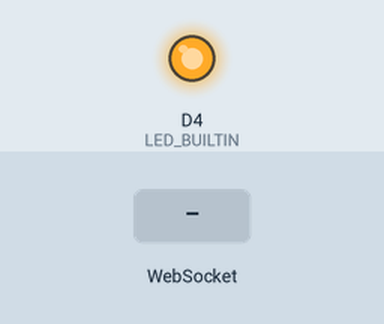
A sketch run on a simulated ESP8266 (NodeMCU). Parts: output pins drawn as LEDs (lit = HIGH, except the on-board LED, lit = LOW). The inputs (shaded band) are chosen by the test bench. WiFi joins after 1.5 s; servers stay silent unless stated; what the sketch prints to the serial monitor is not drawn.

Above: at 2.7 s.
2.8 s: WebSocket text "Access Denied" received
At 4.3 s:
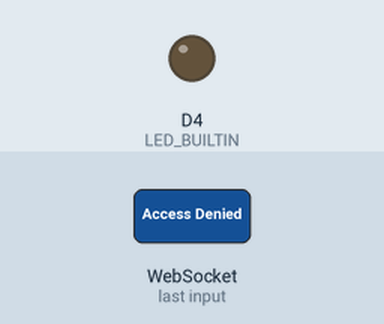
6.8 s: WebSocket text "Access Granted" received
At 6.91 s:
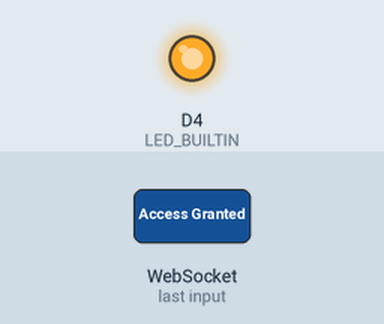
Timing chart, 0 to 9.8 s (numbered marks = the images above; inputs shaded):
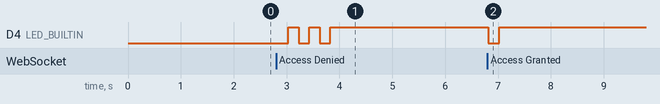

The sketch:

rfid_1sensor.ino
```cpp
#include <ESP8266WiFi.h>
#include <WebSocketsClient.h>
#include <MFRC522.h>
#include <SPI.h>

#define SS_PIN D8
#define RST_PIN D0

MFRC522 mfrc522(SS_PIN, RST_PIN);  // Create MFRC522 instance

WebSocketsClient webSocket;

const char* ssid = "Your_WiFi_SSID";
const char* password = "Your_WiFi_Password";
const char* websocket_server = "Your_Server_IP";  // e.g., "192.168.1.100"
const int websocket_port = 9191;

void setup() {
  Serial.begin(115200);
  SPI.begin();  // Init SPI bus
  mfrc522.PCD_Init();  // Init MFRC522

  pinMode(LED_BUILTIN, OUTPUT);

  Serial.println("Connecting to WiFi...");
  WiFi.begin(ssid, password);
  while (WiFi.status() != WL_CONNECTED) {
    delay(500);
    Serial.print(".");
  }
  Serial.println("\nWiFi connected");

  Serial.println("Connecting to WebSocket server...");
  webSocket.begin(websocket_server, websocket_port, "/ws?id=ESP8266-01");
  webSocket.onEvent(webSocketEvent);
  webSocket.setReconnectInterval(5000);
  checkRFIDConnection();
}

void loop() {
  webSocket.loop();
  checkRFID(mfrc522, "esp01");
}

void checkRFIDConnection() {
  if (!mfrc522.PCD_PerformSelfTest()) {
    Serial.println("RFID sensor not connected properly or failed self-test.");
  } else {
    Serial.println("RFID sensor connected and passed self-test.");
  }
}

void checkRFID(MFRC522 &mfrc522, const char* deviceID) {
  // Serial.println("Inside checkRFID");
  if (!mfrc522.PICC_IsNewCardPresent()) {
    return;
  }

  Serial.println("Card detected!");

  if (!mfrc522.PICC_ReadCardSerial()) {
    Serial.println("Failed to read card serial.");
    return;
  }


  byte buffer[18];
  byte block = 4;  // Block to read from
  MFRC522::StatusCode status;

  // Authenticate using key A
  MFRC522::MIFARE_Key key;
  for (byte i = 0; i < 6; i++) key.keyByte[i] = 0xFF;
  status = mfrc522.PCD_Authenticate(MFRC522::PICC_CMD_MF_AUTH_KEY_A, block, &key, &(mfrc522.uid));
  if (status != MFRC522::STATUS_OK) {
    Serial.print("Authentication failed: ");
    Serial.println(mfrc522.GetStatusCodeName(status));
    return;
  }

  // Read data from the block
  byte len = 18;
  status = mfrc522.MIFARE_Read(block, buffer, &len);
  if (status != MFRC522::STATUS_OK) {
    Serial.print("Read failed: ");
    Serial.println(mfrc522.GetStatusCodeName(status));
    return;
  }

  String tagData = "";
  for (byte i = 0; i < 16; i++) {
    tagData += char(buffer[i]);
  }

  String json = "{\"tag_id\":\"" + tagData + "\",\"device_id\":\"" + String(deviceID) + "\"}";
  Serial.print("Sending JSON: ");
  Serial.println(json);
  webSocket.sendTXT(json);

  mfrc522.PICC_HaltA();
  mfrc522.PCD_StopCrypto1();
}

void webSocketEvent(WStype_t type, uint8_t * payload, size_t length) {
  switch (type) {
    case WStype_DISCONNECTED:
      Serial.println("WebSocket Disconnected");
      break;
    case WStype_CONNECTED:
      Serial.println("WebSocket Connected");
      break;
    case WStype_TEXT:
      Serial.printf("WebSocket Message: %s\n", payload);
      handleWebSocketMessage((char*)payload);
      break;
    case WStype_BIN:
      Serial.println("WebSocket Binary Message");
      break;
  }
}

void handleWebSocketMessage(char* message) {
  String msg = String(message);
  Serial.print("Received WebSocket Message: ");
  Serial.println(msg);
  if (msg.indexOf("Access Granted") >= 0) {
    blinkLED(1);
  } else if (msg.indexOf("Access Denied") >= 0) {
    blinkLED(3);
  } else if (msg.indexOf("Write Tag") >= 0) {
    String tagID = msg.substring(msg.indexOf(":") + 1);
    writeRFIDTag(tagID);
  }
}

void blinkLED(int times) {
  for (int i = 0; i < times; i++) {
    digitalWrite(LED_BUILTIN, LOW);
    delay(200);
    digitalWrite(LED_BUILTIN, HIGH);
    delay(200);
  }
}

void writeRFIDTag(String tagID) {
  MFRC522::MIFARE_Key key;
  for (byte i = 0; i < 6; i++) key.keyByte[i] = 0xFF;

  byte buffer[18];
  byte block = 4;  // Block to write to
  byte len = tagID.length();
  for (byte i = 0; i < len; i++) {
    buffer[i] = tagID[i];
  }
  for (byte i = len; i < 16; i++) {
    buffer[i] = 0;
  }

  Serial.println("Buffer content to write:");
  for (byte i = 0; i < 16; i++) {
    Serial.print(buffer[i], HEX);
    Serial.print(" ");
  }
  Serial.println();

  Serial.println("Waiting for card to be placed on the scanner...");
  while (!mfrc522.PICC_IsNewCardPresent() || !mfrc522.PICC_ReadCardSerial()) {
    delay(500);
  }

  Serial.println("Card detected. Attempting to authenticate...");
  MFRC522::StatusCode status;
  // status = mfrc522.PCD_Authenticate(MFRC522::PICC_CMD_MF_AUTH_KEY_A, block, &key, &(mfrc522.uid));
  // if (status != MFRC522::STATUS_OK) {
  //   Serial.print("Authentication failed: ");
  //   Serial.println(mfrc522.GetStatusCodeName(status));
  //   return;
  // }

  Serial.println("Authentication successful. Attempting to write...");
  status = mfrc522.MIFARE_Write(block, buffer, 16);
  if (status != MFRC522::STATUS_OK) {
    Serial.print("Write failed: ");
    Serial.println(mfrc522.GetStatusCodeName(status));
    return;
  }

  Serial.println("Write successful");
}
```

Measured:
- after the input at 2.8 s, D4 (LED_BUILTIN): alternates HIGH for 0.20 s and LOW for 0.20 s, 5 changes in all, then stays HIGH, starting after 0.23 s
- after the input at 6.8 s, D4 (LED_BUILTIN): HIGH → LOW at once, → HIGH 0.20 s later
